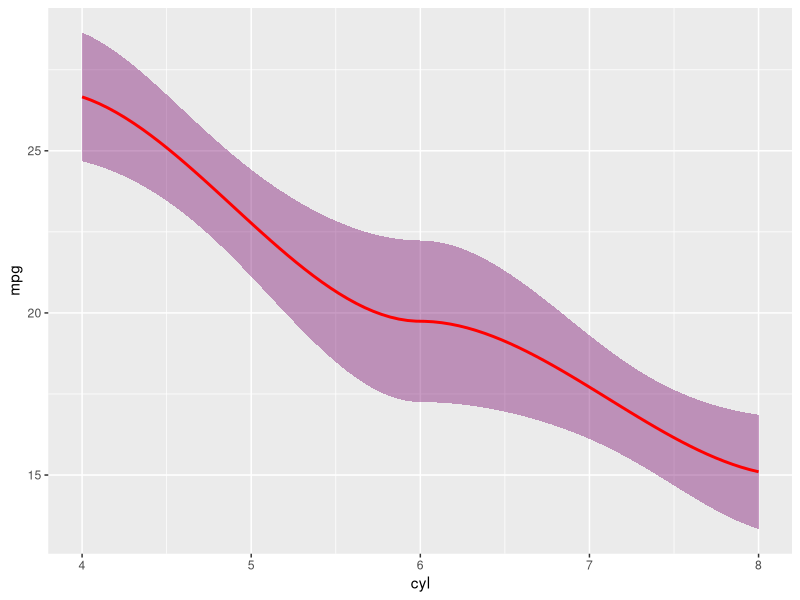

The R source for this figure:
library(tidyverse)
library(ggplot2)
library(psych)


describe(mtcars)


ggplot(mtcars, aes(cyl, mpg)) +
  geom_smooth(color = 'red', fill = "#78086C")
